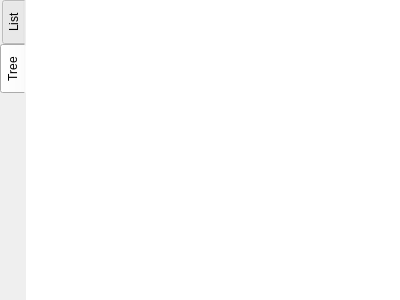
<?xml version="1.0" encoding="UTF-8"?>
<ui version="4.0">
 <class>FunctionsWidget</class>
 <widget class="QDockWidget" name="FunctionsWidget">
  <property name="geometry">
   <rect>
    <x>0</x>
    <y>0</y>
    <width>400</width>
    <height>300</height>
   </rect>
  </property>
  <property name="styleSheet">
   <string notr="true"/>
  </property>
  <property name="windowTitle">
   <string notr="true">Functions</string>
  </property>
  <widget class="QWidget" name="dockWidgetContents">
   <layout class="QVBoxLayout" name="verticalLayout">
    <property name="spacing">
     <number>0</number>
    </property>
    <property name="leftMargin">
     <number>0</number>
    </property>
    <property name="topMargin">
     <number>0</number>
    </property>
    <property name="rightMargin">
     <number>0</number>
    </property>
    <property name="bottomMargin">
     <number>0</number>
    </property>
    <item>
     <widget class="QTabWidget" name="tabWidget">
      <property name="styleSheet">
       <string notr="true">QTabWidget::pane { /* The tab widget frame */
border-top: 0px;
}</string>
      </property>
      <property name="tabPosition">
       <enum>QTabWidget::West</enum>
      </property>
      <property name="currentIndex">
       <number>1</number>
      </property>
      <widget class="QWidget" name="tab">
       <attribute name="title">
        <string>List</string>
       </attribute>
       <layout class="QVBoxLayout" name="verticalLayout_2">
        <property name="spacing">
         <number>0</number>
        </property>
        <property name="leftMargin">
         <number>0</number>
        </property>
        <property name="topMargin">
         <number>0</number>
        </property>
        <property name="rightMargin">
         <number>0</number>
        </property>
        <property name="bottomMargin">
         <number>0</number>
        </property>
        <item>
         <widget class="QTreeView" name="functionsTreeView">
          <property name="contextMenuPolicy">
           <enum>Qt::CustomContextMenu</enum>
          </property>
          <property name="styleSheet">
           <string notr="true">QTreeView::item
{
    padding-left:10px;
    padding-top: 2px;
    padding-bottom: 2px;
    border-left: 10px;
}

QTreeView::item:hover
{
    background: rgb(242, 246, 248);
    color: black;
}

QTreeView::item:selected
{
    background: gray;
    color: white;
}


QToolTip
{
	background-color: #444;
	border: 3px solid #444;
	color: rgb(232, 232, 232);
	font: 9pt &quot;Noto&quot;;
}</string>
          </property>
          <property name="frameShape">
           <enum>QFrame::NoFrame</enum>
          </property>
          <property name="lineWidth">
           <number>0</number>
          </property>
          <property name="sizeAdjustPolicy">
           <enum>QAbstractScrollArea::AdjustToContents</enum>
          </property>
          <property name="indentation">
           <number>0</number>
          </property>
          <property name="sortingEnabled">
           <bool>true</bool>
          </property>
         </widget>
        </item>
       </layout>
      </widget>
      <widget class="QWidget" name="tab_2">
       <attribute name="title">
        <string>Tree</string>
       </attribute>
       <layout class="QVBoxLayout" name="verticalLayout_3">
        <property name="spacing">
         <number>0</number>
        </property>
        <property name="leftMargin">
         <number>0</number>
        </property>
        <property name="topMargin">
         <number>0</number>
        </property>
        <property name="rightMargin">
         <number>0</number>
        </property>
        <property name="bottomMargin">
         <number>0</number>
        </property>
        <item>
         <widget class="QTreeView" name="nestedFunctionsTreeView">
          <property name="contextMenuPolicy">
           <enum>Qt::CustomContextMenu</enum>
          </property>
          <property name="styleSheet">
           <string notr="true">QTreeView::item
{
    padding-left:10px;
    padding-top: 2px;
    padding-bottom: 2px;
    border-left: 10px;
}

QTreeView::item:selected
{
    background: gray;
    color: white;
}

QTreeView::branch:selected
{
    background: gray;
}
QTreeView::item:hover
{
    background: rgb(242, 246, 248);
    color: black;
}

QToolTip {
	background-color: #444;
	border: 3px solid #444;
	color: rgb(232, 232, 232);
	font: 11pt &quot;Monaco&quot;;
}</string>
          </property>
          <property name="frameShape">
           <enum>QFrame::NoFrame</enum>
          </property>
          <property name="expandsOnDoubleClick">
           <bool>false</bool>
          </property>
         </widget>
        </item>
       </layout>
      </widget>
     </widget>
    </item>
   </layout>
  </widget>
  <action name="actionDisasAdd_comment">
   <property name="text">
    <string>Add comment</string>
   </property>
  </action>
  <action name="actionFunctionsRename">
   <property name="text">
    <string>Rename</string>
   </property>
  </action>
  <action name="actionFunctionsUndefine">
   <property name="text">
    <string>Undefine</string>
   </property>
  </action>
  <action name="action_References">
   <property name="text">
    <string>X-Refs</string>
   </property>
   <property name="toolTip">
    <string>Cross references</string>
   </property>
  </action>
  <action name="actionHorizontal">
   <property name="checkable">
    <bool>true</bool>
   </property>
   <property name="text">
    <string>Horizontal</string>
   </property>
  </action>
  <action name="actionVertical">
   <property name="checkable">
    <bool>true</bool>
   </property>
   <property name="text">
    <string>Vertical</string>
   </property>
  </action>
 </widget>
 <resources/>
 <connections/>
</ui>
